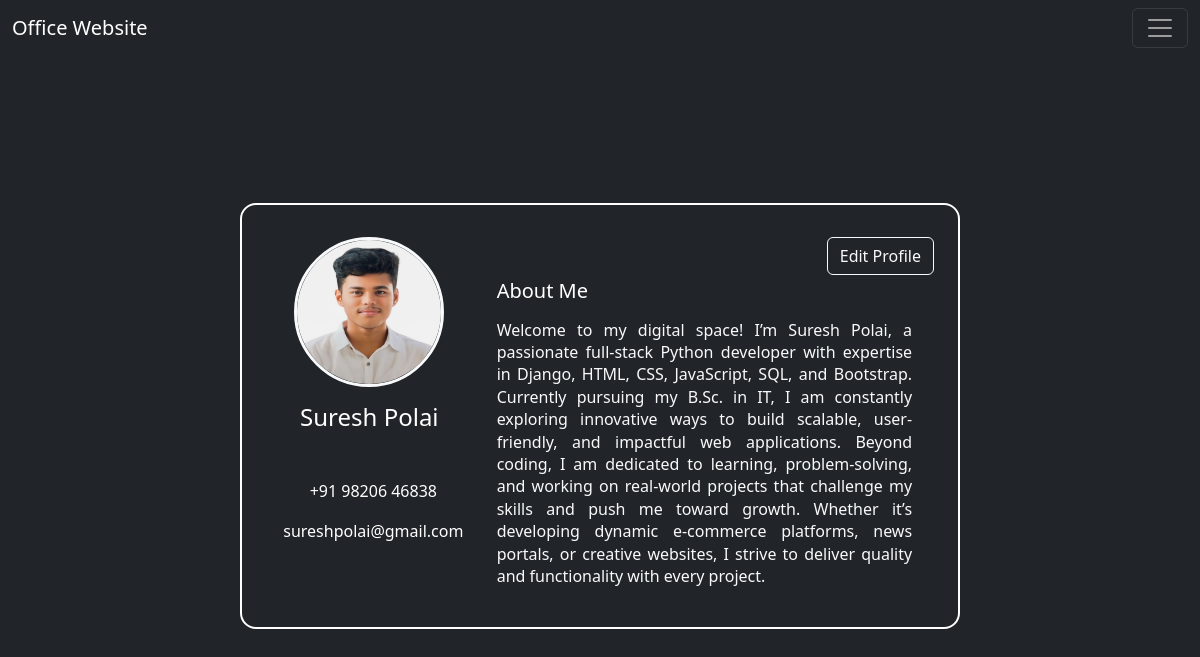
The app's page /profile/1/suresh/0/ with its own data.
### home/models.py (models this page shows, shortened)
class Profile(models.Model):
    category = [
        ('Owner', 'Owner'),
        ('Manager', 'Manager'),
        ('Employee', 'Employee'),
        ('Internship', 'Internship')
    ]
    name = models.ForeignKey(User, on_delete=models.CASCADE)
    user_image = models.ImageField(upload_to='profile/', default='default_user/def_user.jpg')
    desc = models.TextField(max_length=5000, null=True, blank=True)
    contact_no = models.CharField(max_length=10)
    user_category = models.CharField(choices=category, default='Employee', max_length=50)

### home/views.py (the view)
# urls.py: path('profile/<int:id>/<str:names>/<int:check>/', views.profilePageFunction ,name='profile'),
def profilePageFunction(request, id = None, names = None, check = 0):
    obj = Profile.objects.get(name = id)
    no1 = obj.contact_no[:5]
    no2 = obj.contact_no[5:]
    if obj.desc:
        desc = obj.desc
    else:
        desc = ' "The user hasn`t shared any information yet. 📝" '
    context = {'obj' : obj, 'no1' : no1, 'no2' : no2, 'desc' : desc, 'check' : check}
    return render(request, 'profile.html', context)

### templates/profile.html (shortened to what this page needs)
{% extends 'base.html' %}
{% block body %}
<div class="container d-flex justify-content-center align-items-center mt-5" style="height: 90vh;">
    <div class="row justify-content-center w-100">
        <div class="col-md-8 col-sm-10">
            <div class="card bg-dark text-white p-4 rounded-4 mt-3" style="border: 2px solid white;">
                <div class="row">
                    <div class="col-md-4 text-center mt-2">
                        <img src="/media/{{ obj.user_image }}" alt="Profile Image" class="img-fluid rounded-circle border border-3 border-light" style="width: 150px; height: 150px;">
                        <h4 class="mt-3">{{ obj.name.first_name }} {{ obj.name.last_name }}</h4>
                        <p class="text-muted">@johndoe</p>
                        <p>+91 {{ no1 }} {{ no2 }}</p>
                        <p>{{ obj.name.email }}</p>
                    </div>
                    <div class="col-md-8">
                        <div class="text-end">
                            {% if check == 1 and obj.name.username != user.username %}
                                <a class="btn btn-outline-light mb-1 mt-2 ms-2" href="{% url 'profileEmail' obj.name.username %}">Mail</a>
                                <a class="btn btn-outline-light mb-1 mt-2 ms-2" href="{% url 'table' %}">Back</a>
                            {% else %}
                                <a href="{% url 'edit' %}" class="btn btn-outline-light mb-1 mt-2">Edit Profile</a>
                            {% endif %}
                        </div>
                        <div>
                            <h5 class="mb-3">About Me
                            </h5>
                            <p class="text-light">
                                {{ desc|truncatechars:660 }}
                            </p>
                        </div>
                    </div>
                </div>
            </div>
        </div>
    </div>
</div>
{% endblock %}

### templates/profile.html (style rules this page uses)
.text-light { text-align: justify; text-justify: inter-word; line-height: 1.4; word-wrap: break-word; box-sizing: border-box; width: 95%; }

### records on screen
Profile: user_image (picture), name.first_name "Suresh", name.last_name "Polai", name.email "sureshpolai@gmail.com", desc "Welcome to my digital space! I’m Suresh Polai, a passionate full-stack Python developer with expertise in Django, HTML, CSS, JavaScript, SQL, and Bootstrap. Currently pursuing my B.Sc. in IT, I am constantly exploring innovative ways to build scalable, user-friendly, and impactful web applications. Beyond coding, I am dedicated to learning, problem-solving, and working on real-world projects that challenge my skills and push me toward growth. Whether it’s developing dynamic e-commerce platforms, news portals, or creative websites, I strive to deliver quality and functionality with every project."

### other values on screen
{{ no1 }} "98206"
{{ no2 }} "46838"
